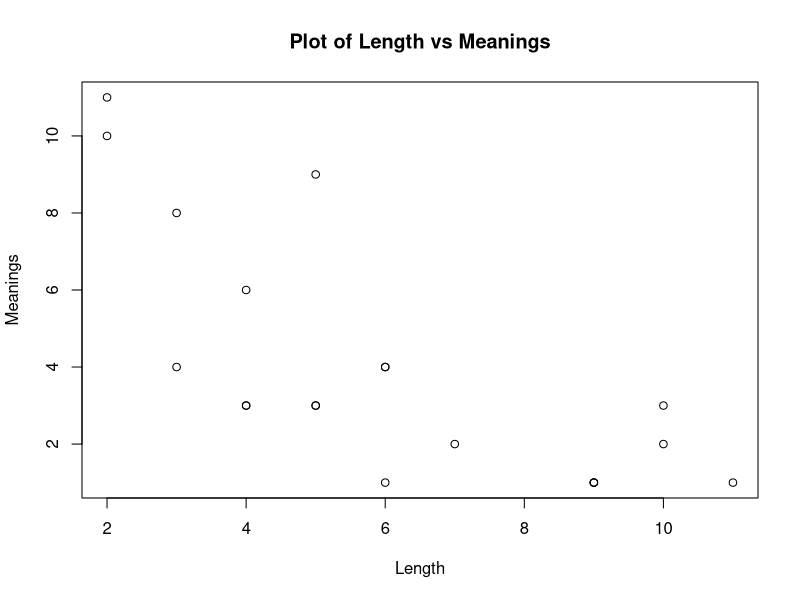

Recreate this plot in R.
# Correlation Example: Word Length and Number of Meanings
# We first enter the data under two different variables names
Length=c(3,6,2,6,2,9,6,5,9,4,7,11,5,4,3,9,10,5,4,10)
Meanings=c(8,4,10,1,11,1,4,3,1,6,2,1,9,3,4,1,3,3,3,2)
data=data.frame(Length, Meanings)

# We now get a summary of simple statistics for the data
Mean=sapply(data, mean)
Std_Dev=sapply(data, sd)

# We now plot the points and SAVE it as a PDF
# Make sure to add the PATH to the location where the plot is
# to be saved
pdf('C:\\Users\\ryan.gatchalian\\Documents\\exercises\\PROG - R Programming\\R Companion for Experimental Psychology\\Chapter 01 - Correlation\\corr_plot.pdf')
plot(Length, Meanings, main="Plot of Length vs Meanings")
dev.off()

# We now perform a correlation and a test on the data which gives
# confidence intervals
cor1=cor.test(Length, Meanings, method = c("pearson"))

# We now perform a regression analysis on the data
reg1=lm(Length~Meanings)

# We now perform an ANOVA on the data
aov1=aov(Length~Meanings)

# We now print the data and all the results
print(data)
print(Mean)
print(Std_Dev)
print(cor1)
summary(reg1)
summary(aov1)